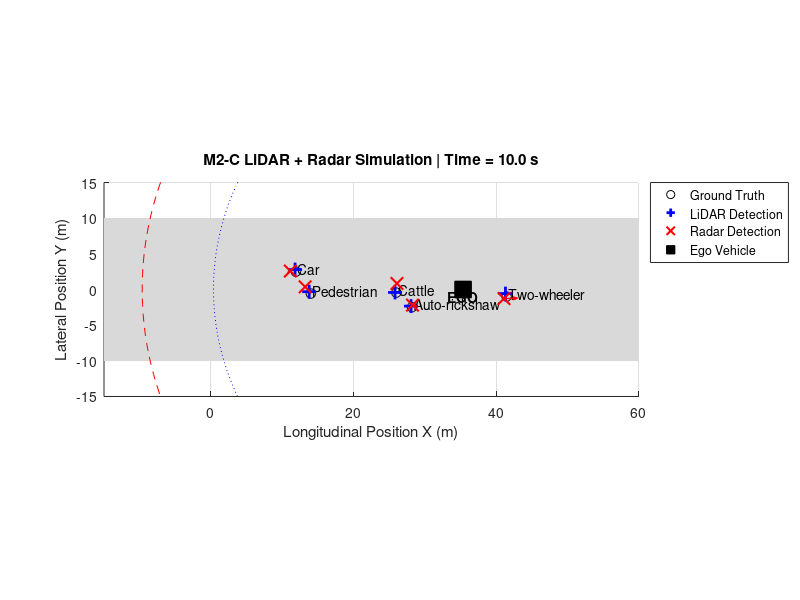

The MATLAB source for this figure:
%% SIH 26037
% Module M2 - Multi-Sensor Simulation and Fusion
% Stage M2-C: LiDAR-like and Radar-like detections
% Developer: Daniel (supporting M2)

clc;
clear;
close all;

rng(20);

%% Simulation settings
dt = 0.1;
simTime = 10;
time = 0:dt:simTime;

%% LiDAR settings
lidarRange = 35;                 % metres
lidarDetectionProbability = 0.96;
lidarNoiseStd = 0.18;            % metres

%% Radar settings
radarRange = 45;                 % metres
radarDetectionProbability = 0.94;
radarPositionNoiseStd = 0.55;    % metres
radarVelocityNoiseStd = 0.35;    % m/s

%% Ego vehicle
ego.x = 0;
ego.y = 0;
ego.vx = 3.5;
ego.vy = 0;

%% Actors
actors(1).id = 1;
actors(1).type = "Car";
actors(1).state = [22, 2.5, -1.0, 0];

actors(2).id = 2;
actors(2).type = "Pedestrian";
actors(2).state = [14, 6.5, 0, -0.7];

actors(3).id = 3;
actors(3).type = "Auto-rickshaw";
actors(3).state = [10, -4.5, 1.8, 0.2];

actors(4).id = 4;
actors(4).type = "Two-wheeler";
actors(4).state = [-4, -2.0, 4.5, 0.1];

actors(5).id = 5;
actors(5).type = "Cattle";
actors(5).state = [27, -7.0, -0.1, 0.65];

%% Metrics
lidarOpportunities = 0;
lidarDetections = 0;
lidarErrors = [];

radarOpportunities = 0;
radarDetections = 0;
radarPositionErrors = [];
radarVelocityErrors = [];

%% Figure
figure( ...
    'Name','SIH 26037 - M2-C LiDAR and Radar', ...
    'NumberTitle','off');

%% Simulation loop
for k = 1:length(time)

    cla;
    hold on;
    grid on;

    %% Road
    patch([-15 60 60 -15], ...
          [-10 -10 10 10], ...
          [0.85 0.85 0.85], ...
          'EdgeColor','none');

    %% Update ego
    ego.x = ego.x + ego.vx*dt;
    ego.y = ego.y + ego.vy*dt;

    plot(ego.x,ego.y,'ks', ...
        'MarkerSize',12, ...
        'MarkerFaceColor','k');

    text(ego.x,ego.y-1, ...
        'EGO', ...
        'HorizontalAlignment','center', ...
        'FontWeight','bold');

    %% Draw LiDAR coverage
    theta = linspace(0,2*pi,200);

    plot( ...
        ego.x + lidarRange*cos(theta), ...
        ego.y + lidarRange*sin(theta), ...
        'b:');

    %% Draw Radar coverage
    plot( ...
        ego.x + radarRange*cos(theta), ...
        ego.y + radarRange*sin(theta), ...
        'r--');

    %% Update actors
    for i = 1:length(actors)

        actors(i).state(1) = ...
            actors(i).state(1) + actors(i).state(3)*dt;

        actors(i).state(2) = ...
            actors(i).state(2) + actors(i).state(4)*dt;

        trueX = actors(i).state(1);
        trueY = actors(i).state(2);

        trueVx = actors(i).state(3);
        trueVy = actors(i).state(4);

        %% Plot ground truth
        plot(trueX,trueY,'ko', ...
            'MarkerSize',7);

        text(trueX+0.3,trueY+0.4, ...
            actors(i).type);

        %% Relative range
        rangeToActor = hypot( ...
            trueX-ego.x, ...
            trueY-ego.y);

        %% --------------------------------
        % LiDAR-like detection
        %% --------------------------------

        if rangeToActor <= lidarRange

            lidarOpportunities = ...
                lidarOpportunities + 1;

            if rand <= lidarDetectionProbability

                lidarX = ...
                    trueX + lidarNoiseStd*randn;

                lidarY = ...
                    trueY + lidarNoiseStd*randn;

                lidarDetections = ...
                    lidarDetections + 1;

                lidarError = hypot( ...
                    lidarX-trueX, ...
                    lidarY-trueY);

                lidarErrors(end+1) = ...
                    lidarError;

                %% Plot LiDAR detection
                plot(lidarX,lidarY,'b+', ...
                    'MarkerSize',10, ...
                    'LineWidth',2);
            end
        end

        %% --------------------------------
        % Radar-like detection
        %% --------------------------------

        if rangeToActor <= radarRange

            radarOpportunities = ...
                radarOpportunities + 1;

            if rand <= radarDetectionProbability

                radarX = ...
                    trueX + radarPositionNoiseStd*randn;

                radarY = ...
                    trueY + radarPositionNoiseStd*randn;

                radarVx = ...
                    trueVx + radarVelocityNoiseStd*randn;

                radarVy = ...
                    trueVy + radarVelocityNoiseStd*randn;

                radarDetections = ...
                    radarDetections + 1;

                radarPositionError = hypot( ...
                    radarX-trueX, ...
                    radarY-trueY);

                radarVelocityError = hypot( ...
                    radarVx-trueVx, ...
                    radarVy-trueVy);

                radarPositionErrors(end+1) = ...
                    radarPositionError;

                radarVelocityErrors(end+1) = ...
                    radarVelocityError;

                %% Plot Radar detection
                plot(radarX,radarY,'rx', ...
                    'MarkerSize',9, ...
                    'LineWidth',1.5);

                %% Radar velocity vector
                quiver( ...
                    radarX, ...
                    radarY, ...
                    radarVx, ...
                    radarVy, ...
                    0.4, ...
                    'r', ...
                    'LineWidth',1);
            end
        end
    end

    %% Formatting
    xlim([-15 60]);
    ylim([-15 15]);

    axis equal;

    xlabel('Longitudinal Position X (m)');
    ylabel('Lateral Position Y (m)');

    title(sprintf( ...
        'M2-C LiDAR + Radar Simulation | Time = %.1f s', ...
        time(k)));

    %% Legend
    h1 = plot(nan,nan,'ko');
    h2 = plot(nan,nan,'b+','LineWidth',2);
    h3 = plot(nan,nan,'rx','LineWidth',1.5);
    h4 = plot(nan,nan,'ks','MarkerFaceColor','k');

    legend( ...
        [h1 h2 h3 h4], ...
        {'Ground Truth', ...
         'LiDAR Detection', ...
         'Radar Detection', ...
         'Ego Vehicle'}, ...
        'Location','northeastoutside');

    drawnow;
end

%% LiDAR metrics
lidarDetectionRate = ...
    lidarDetections / lidarOpportunities;

lidarMeanError = ...
    mean(lidarErrors);

lidarRMSE = ...
    sqrt(mean(lidarErrors.^2));

%% Radar metrics
radarDetectionRate = ...
    radarDetections / radarOpportunities;

radarMeanPositionError = ...
    mean(radarPositionErrors);

radarPositionRMSE = ...
    sqrt(mean(radarPositionErrors.^2));

radarMeanVelocityError = ...
    mean(radarVelocityErrors);

radarVelocityRMSE = ...
    sqrt(mean(radarVelocityErrors.^2));

%% Results
fprintf('\n');
fprintf('====================================================\n');
fprintf(' SIH 26037 - M2-C SENSOR RESULTS\n');
fprintf('====================================================\n');

fprintf('\nLiDAR Results\n');
fprintf('----------------------------------------\n');

fprintf('Detection opportunities : %d\n', ...
    lidarOpportunities);

fprintf('LiDAR detections        : %d\n', ...
    lidarDetections);

fprintf('Detection rate          : %.2f %%\n', ...
    lidarDetectionRate*100);

fprintf('Mean position error     : %.3f m\n', ...
    lidarMeanError);

fprintf('Position RMSE           : %.3f m\n', ...
    lidarRMSE);

fprintf('\nRadar Results\n');
fprintf('----------------------------------------\n');

fprintf('Detection opportunities : %d\n', ...
    radarOpportunities);

fprintf('Radar detections        : %d\n', ...
    radarDetections);

fprintf('Detection rate          : %.2f %%\n', ...
    radarDetectionRate*100);

fprintf('Mean position error     : %.3f m\n', ...
    radarMeanPositionError);

fprintf('Position RMSE           : %.3f m\n', ...
    radarPositionRMSE);

fprintf('Mean velocity error     : %.3f m/s\n', ...
    radarMeanVelocityError);

fprintf('Velocity RMSE           : %.3f m/s\n', ...
    radarVelocityRMSE);

fprintf('====================================================\n');

disp("M2-C LiDAR and Radar simulation completed successfully.");
